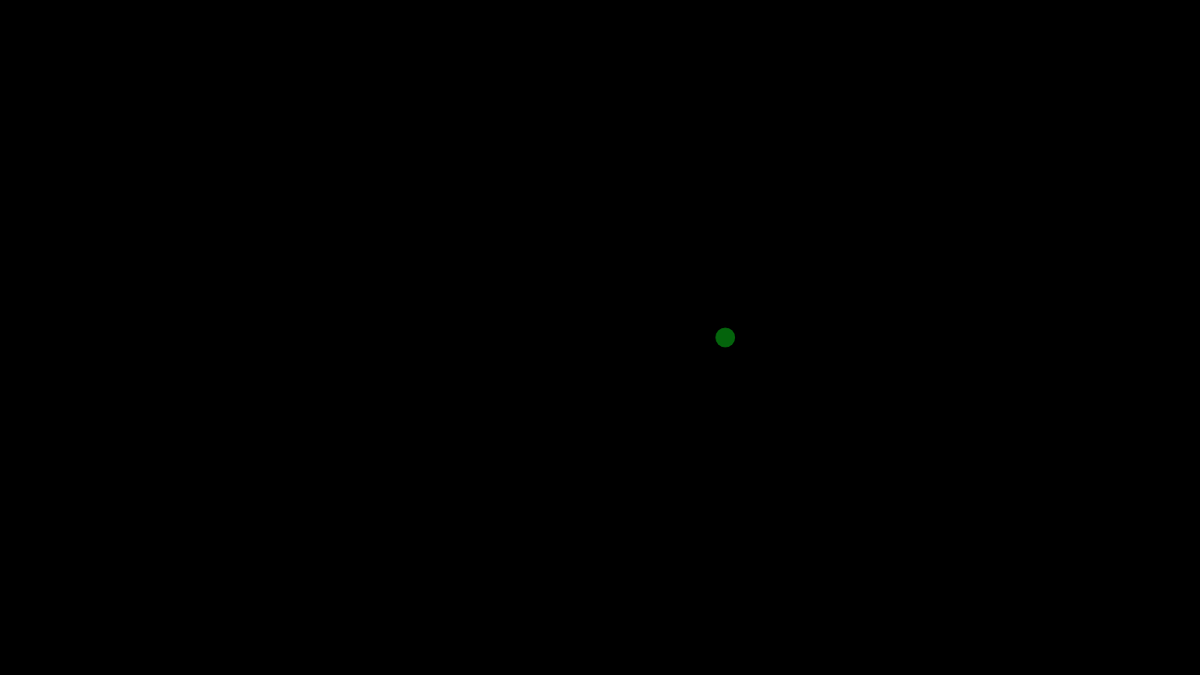
Frame 1 (no input)
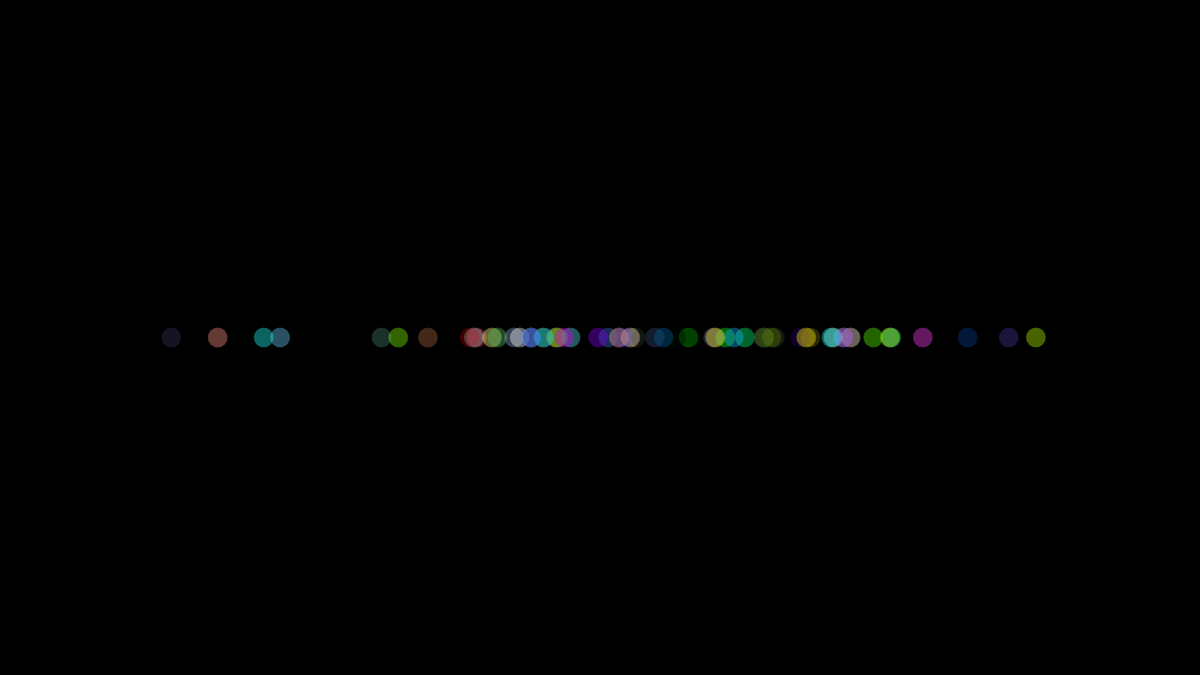
Frame 60 (no input)
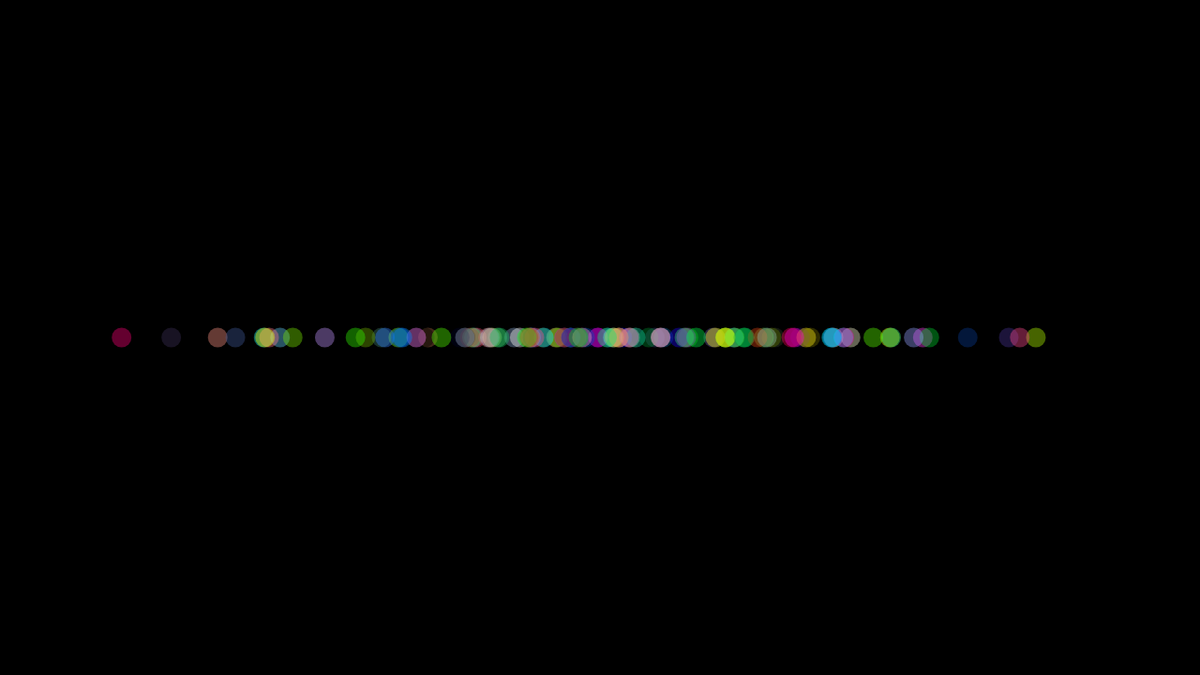
Frame 120 (the mouse pressed at the canvas centre since frame 60)

The p5.js sketch that drew these frames (run headless with seeded random() and noise() and a simulated clock; from frame 60 on, the mouse is pressed at the canvas centre):

// p5.js sketch
// ── sketch.js
function setup() {
    createCanvas(1280, 720);
    background(0);
}

function draw() {
    let mean = width / 2;
    let standardDeviation = 200;

    let n = randomGaussian(mean, standardDeviation);
    let color = [randomGaussian(127, 127), randomGaussian(127, 127), randomGaussian(127, 127), 100];

    fill(color);
    noStroke();
    ellipse(n, height / 2, 21, 21);
}
